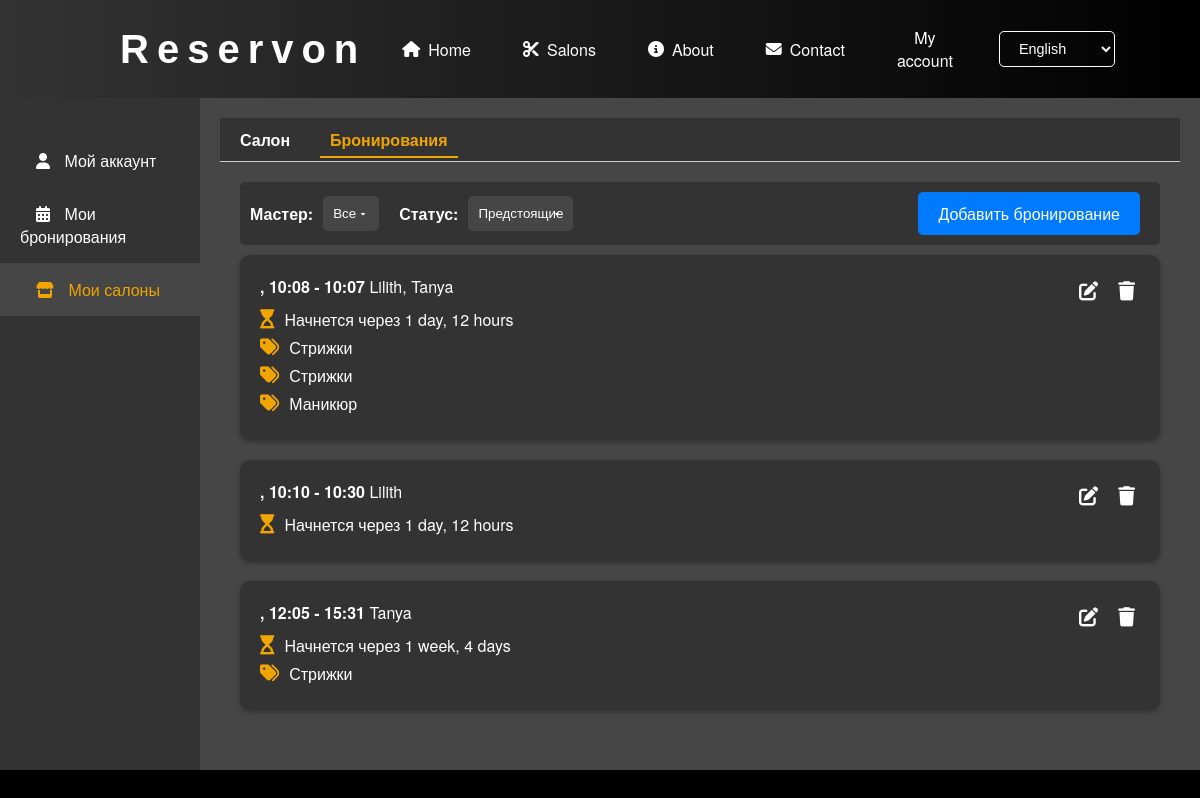
/account/bookings/ (signed in), run on an earlier commit of the app's database.
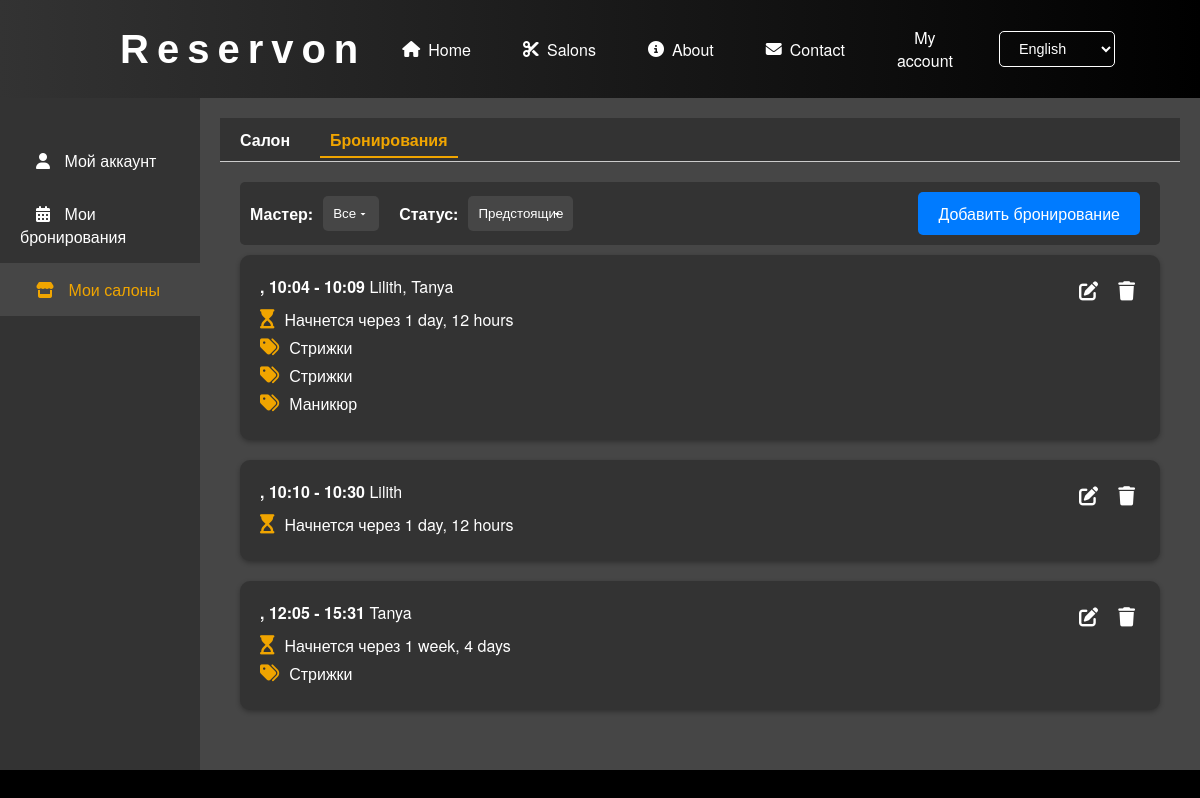
And on a later commit of the database.
### salons/models.py (models this page shows, shortened)
class Appointment(models.Model):
    salon = models.ForeignKey(Salon, on_delete=models.CASCADE)
    user = models.ForeignKey(User, on_delete=models.CASCADE, null=True, blank=True)
    start_datetime = models.DateTimeField()
    end_datetime = models.DateTimeField(null=True, blank=True)
    barbers = models.ManyToManyField(
        Barber,
        through='AppointmentBarberService',
        related_name='appointments'
    )

class AppointmentBarberService(models.Model):
    appointment = models.ForeignKey(Appointment, on_delete=models.CASCADE, related_name='barber_services')
    barber = models.ForeignKey(Barber, on_delete=models.SET_NULL, null=True, blank=True, related_name='appointmentbarberservice')
    services = models.ManyToManyField(Service)
    start_datetime = models.DateTimeField()
    end_datetime = models.DateTimeField()

class Barber(models.Model):
    salon = models.ForeignKey(Salon, on_delete=models.CASCADE, related_name='barbers')
    user = models.OneToOneField(User, on_delete=models.SET_NULL, null=True, blank=True)
    name = models.CharField(max_length=100)
    availability = models.JSONField("Barber's Working Hours", default=dict)
    avatar = models.ImageField(upload_to='salons/barbers', blank=True, null=True)
    description = models.TextField(blank=True, null=True)
    categories = models.ManyToManyField(ServiceCategory, related_name='barbers')  # Add this line

class Service(models.Model):
    STATUS_CHOICES = [
        ('active', 'Active'),
        ('suspend', 'Suspend'),
    ]
    name = models.CharField(max_length=100)
    image = models.ImageField(upload_to='salons/services', blank=True, null=True)
    price = models.DecimalField(max_digits=8, decimal_places=2)
    duration = models.DurationField()
    salon = models.ForeignKey(Salon, on_delete=models.CASCADE, related_name='services')
    category = models.ForeignKey(ServiceCategory, on_delete=models.SET_NULL, null=True, blank=True, related_name='services')
    status = models.CharField(
        max_length=10,
        choices=STATUS_CHOICES,
        default='active',
        verbose_name="Status"
    )

class ServiceCategory(models.Model):
    name = models.CharField(max_length=100, unique=True)  # Название категории
    default_duration = models.IntegerField('Default duration (minutes)', default=15)

### account/views.py (the view)
# urls.py: path('bookings/', views.manage_bookings, name='manage_bookings'),
@login_required
def manage_bookings(request):
    user = request.user
    salons = user.administered_salons.all()
    if not salons.exists():
        return render(request, 'account/no_salons.html')
    salon_id = request.GET.get('salon_id')
    if salon_id:
        selected_salon = get_object_or_404(Salon, id=salon_id, admins=user)
    else:
        selected_salon = salons.first()
    appointments = Appointment.objects.filter(salon=selected_salon)
    barber_id = request.GET.get('barber')
    status = request.GET.get('status', 'upcoming')  # По умолчанию 'upcoming'
    if barber_id:
        appointments = appointments.filter(barber_services__barber_id=barber_id)
    if status == 'past':
        appointments = appointments.filter(end_datetime__lt=timezone.now())
    elif status == 'upcoming':
        appointments = appointments.filter(start_datetime__gte=timezone.now())
    appointments = appointments.distinct()
    appointments = appointments.order_by('start_datetime')
    paginator = Paginator(appointments, 10)
    page_number = request.GET.get('page')
    page_obj = paginator.get_page(page_number)
    barbers = Barber.objects.filter(salon=selected_salon)
    context = {
        'appointments': page_obj,
        'barbers': barbers,
        'selected_salon': selected_salon,
        'salons': salons,
        'active_menu': 'bookings',
        'active_sidebar': 'salons',
        'now': timezone.now(),
    }
    return render(request, 'account/manage_bookings.html', context)

### account/templatetags/custom_filters.py (called while the page is built)
@register.filter
def format_date_localized(value):
    if value is None:
        return ''
    tz = timezone.get_current_timezone()
    value = timezone.localtime(value, tz)
    current_language = get_language() or 'en'
    locale_code = LANGUAGE_LOCALE_MAP.get(current_language, 'en')
    return format_datetime(value, "d MMMM", locale=locale_code)

### account/templates/account/manage_bookings.html (shortened to what this page needs)
{% extends "account/account_base.html" %}
{% load custom_filters %}
{% block page_content %}
<div class="bookings-container">
    <form method="get" class="filter-form">
        <div class="filter-fields">
            <label for="barber">Мастер:</label>
            <select name="barber" id="barber"  onchange="this.form.submit()">
                <option value="">Все</option>
            </select>
            <label for="status">Статус:</label>
            <select name="status" id="status"  onchange="this.form.submit()">
                <option value="upcoming" {% if request.GET.status == 'upcoming' or request.GET.status == None %}selected{% endif %}>Предстоящие</option>
            </select>
        </div>
        <div class="filter-buttons">
            <a href="{% url 'add_booking' %}" class="add-booking-button">Добавить бронирование</a>
        </div>
    </form>
    {% for appointment in appointments %}
        {% if appointment.id %}
    <div class="booking-card"  onclick="window.location.href=`{% url 'edit_booking' appointment.id %}`">
        <div class="booking-info">
           <span class="booking-time">{{ appointment.start_datetime|format_date_localized }}, {{ appointment.start_datetime|time:"H:i" }} - {{ appointment.end_datetime|time:"H:i" }}</span>
           {% for barber_service in appointment.barber_services.all %}
                    {{ barber_service.barber.name }}{% if not forloop.last %}, {% endif %}
                {% endfor %}
            {% with time_diff=appointment.start_datetime|timeuntil:now %}
            {% if appointment.start_datetime > now %}
                <p>
                    <i class="fas fa-hourglass-start"></i>
                    <span class="booking-countdown">Начнется через {{ time_diff }}</span>
                </p>
            {% else %}
                <p>
                    <i class="fas fa-hourglass-end"></i>
                    <span class="booking-countdown">Уже началось</span>
                </p>
            {% endif %}
        {% endwith %}
        {% if appointment.barber_services.exists %}
        {% for barber_service in appointment.barber_services.all %}
            {% if barber_service.services.exists %}
                {% for service in barber_service.services.all %}
                    {% if service.category %}
                        <p>
                            <i class="fas fa-tags"></i>
                            <span class="booking-categories">{{ service.category.name }}</span>
                        </p>
                    {% endif %}
                {% endfor %}
            {% endif %}
        {% endfor %}
    {% endif %}
        </div>
        <div class="booking-actions">
            <a href="{% url 'edit_booking' appointment.id %}" class="action-button" title="Редактировать"><i class="fas fa-edit"></i></a>
            <a href="{% url 'delete_booking' appointment.id %}" class="action-button" title="Удалить"><i class="fas fa-trash"></i></a>
        </div>
    </div>
    {% else %}
        <p>Ошибка: бронирование без идентификатора.</p>
    {% endif %}
        {% empty %}
        <p>Бронирований пока нет</p>
    {% endfor %}
</div>
{% endblock %}

### account/templates/account/account_base.html (shortened to what this page needs)
{% extends "base.html" %}
{% load static %}
{% block content %}
<div class="dashboard-container">
    <nav class="sidebar">
        <ul>
            <li class="{% if active_sidebar == 'account' %}active{% endif %}">
                <a href="#"><i class="fas fa-user"></i> Мой аккаунт</a>
            </li>
            <li class="{% if active_sidebar == 'my_bookings' %}active{% endif %}">
                <a href="#"><i class="fas fa-calendar-alt"></i> Мои бронирования</a>
            </li>
            <li class="{% if active_sidebar == 'salons' %}active{% endif %}">
                <a href="{% url 'account_dashboard' %}"><i class="fas fa-store"></i> Мои салоны</a>
            </li>
        </ul>
    </nav>
    <div class="main-content">
        <div class="top-menu">
            <ul>
                <li class="{% if active_menu == 'salon' %}active{% endif %}">
                    <a href="{% url 'account_dashboard' %}">Салон</a>
                </li>
                <li class="{% if active_menu == 'bookings' %}active{% endif %}">
                    <a href="{% url 'manage_bookings' %}">Бронирования</a>
                </li>
            </ul>
        </div>
        <div class="page-content">
            {% block page_content %}{% endblock %}
        </div>
    </div>
</div>
    <link href="https://cdn.jsdelivr.net/npm/select2@4.1.0-rc.0/dist/css/select2.min.css" rel="stylesheet" />
    <link rel="stylesheet" href="https://cdn.jsdelivr.net/npm/flatpickr/dist/flatpickr.min.css">
    <link rel="stylesheet" href="https://cdn.jsdelivr.net/npm/flatpickr/dist/flatpickr.min.css">
{% endblock %}

### main/templates/base.html (shortened to what this page needs)
{% load static %}
<!DOCTYPE html>
<html lang="en">
  <head>
    <link rel="stylesheet" href="{% static 'main/css/main.css' %}">
    <link rel="stylesheet" href="{% static 'main/css/header.css' %}">
    <link rel="stylesheet" href="{% static 'main/css/section.css' %}">
    <link rel="stylesheet" href="{% static 'salons/css/modal.css' %}">
    <link rel="stylesheet" href="{% static 'authentication/css/modal.css' %}">
    <link rel="stylesheet" href="{% static 'authentication/css/modal.css' %}">
    <link rel="stylesheet" href="{% static 'account/css/account.css' %}">
    <link rel="stylesheet" href="{% static 'account/css/manage_bookings.css' %}">
    <link rel="stylesheet" href="{% static 'account/css/dashboard.css' %}">
    <link rel="stylesheet" href="{% static 'account/css/edit_booking.css' %}">
  </head>
  <body>
    <header>
      {% include "main/header.html" %}
    </header>
    <main>
      {% block content %} {% endblock %}
    </main>
  </body>
</html>

### main/templates/main/header.html (shortened to what this page needs)
{% load i18n %}
{% get_current_language as LANGUAGE_CODE %}
{% get_available_languages as LANGUAGES %}
{% get_language_info_list for LANGUAGES as languages %}
<div class="header-container">
  <div class="logo">
    <h1><a href="/">Reservon</a></h1>
  </div>
  <nav class="navigation" id="navigation">
    <ul>
      <li><a href="/"><i class="fa-solid fa-house"></i> {% trans "Home" %}</a></li>
      <li><a href="/salons/"><i class="fas fa-cut"></i> {% trans "Salons" %}</a></li>
      <li><a href="/about/"><i class="fas fa-info-circle"></i> {% trans "About" %}</a></li>
      <li><a href="/contact/"><i class="fas fa-envelope"></i> {% trans "Contact" %}</a></li>
    </ul>
    <div class="auth-buttons">
      {% if user.is_authenticated %}
          <a href="/account/"><span class="user-name">{% trans "My account" %}</span></a>
      {% else %}
        <a href="#" class="btn login-btn" onclick="openAuthModal('login')"><i class="fa-solid fa-user"></i>{% trans "Login" %}</a>
      {% endif %}
      <form action="{% url 'set_language' %}" method="post" class="language-switcher">
        <select name="language" onchange="this.form.submit()">
          {% for language in languages %}
            <option value="{{ language.code }}" {% if language.code == LANGUAGE_CODE %}selected{% endif %}>
              {{ language.name_local }}
            </option>
          {% endfor %}
        </select>
      </form>
    </div>
  </nav>
</div>

### main/static/main/css/main.css (style rules this page uses)
body { background-color: #000; color: #fff; font-family: 'Helvetica Neue', Helvetica, Arial, sans-serif; margin: 0; padding: 0; }
* { box-sizing: border-box; }
header { width: 100%; text-align: center; color: white; transition: .4s; }
h1 { font-family: Moderne Sans, sans-serif; text-align: center; font-size: 2rem; width: 100%; letter-spacing: .5rem; margin-bottom: 20px; }
nav a { text-decoration: none; color: inherit; padding: 1rem; }

### main/static/main/css/header.css (style rules this page uses)
header { background: linear-gradient(90deg, #000, #333); color: #fff; padding: 10px 0; position: sticky; top: 0; z-index: 1000; }
.header-container { width: 100%; padding: 0 10%; box-sizing: border-box; display: flex; justify-content: space-between; align-items: center; }
.logo h1 { margin: 0; font-family: 'Moderne Sans', sans-serif; font-size: 2.5rem; letter-spacing: .5rem; }
.logo a { color: #fff; text-decoration: none; }
.navigation { display: flex; align-items: center; justify-content: space-between; gap: 20px; }
.navigation ul { list-style: none; margin: 0; padding: 0; display: flex; }
.navigation li { margin-left: 20px; }
.navigation a { color: #fff; text-decoration: none; font-size: 1rem; transition: color 0.3s; display: flex; align-items: center; }
.navigation a i { margin-right: 8px; }
.auth-buttons { display: flex; align-items: center; }
.language-switcher { margin-left: 15px; }
.language-switcher select { padding: 8px 15px; border-radius: 5px; background-color: transparent; color: #fff; border: 1px solid #fff; font-size: 0.9rem; cursor: pointer; transition: background 0.3s, color 0.3s; }
.language-switcher option { color: #000; }
.auth-buttons .user-name { color: #fff; margin-right: 15px; font-size: 1rem; }

### salons/static/salons/css/modal.css (style rules this page uses)
:root { --primary-color: #f0a500; --secondary-color: #e0e0e0; --text-color: #333333; --background-color: #f5f5f5; --overlay-color: rgba(0, 0, 0, 0.6); }

### authentication/static/authentication/css/modal.css (style rules this page uses)
:root { --modal-background: #333333; --modal-text-color: #fff; --modal-overlay-color: rgba(0, 0, 0, 0.5); --button-background: #f0a500; --button-hover-background: #e67e22; --input-background: #f9f9f9; --input-border-color: #cccccc; --input-focus-border-color: #f0a500; --error-color: #FF4B4B; --close-button-color: #888888; --close-button-hover-color: #333333; }

### account/static/account/css/account.css (style rules this page uses)
.top-menu { background-color: rgb(51, 51, 51); padding: 10px; border-bottom: 1px solid #ccc; }
.top-menu ul { list-style-type: none; display: flex; margin: 0; padding: 0; }
.top-menu ul li { margin-right: 20px; }
.top-menu ul li a { color: white; text-decoration: none; font-weight: bold; }
.top-menu ul li.active a, .top-menu ul li a:hover { color: rgb(240, 165, 0); }
.top-menu ul li a { padding: 5px 10px; }
.top-menu ul li.active a { color: rgb(240, 165, 0); border-bottom: 2px solid rgb(240, 165, 0); }
.sidebar { flex: 0 0 200px; width: 200px; background-color: rgb(51, 51, 51); color: white; padding-top: 20px; }
.sidebar ul { list-style-type: none; padding-left: 0; }
.sidebar ul li { padding: 15px 20px; }
.sidebar ul li a { color: white; text-decoration: none; }
.sidebar ul li.active, .sidebar ul li:hover { background-color: rgb(70, 70, 70); }
.sidebar ul li.active a, .sidebar ul li:hover a { color: rgb(240, 165, 0); }
.sidebar ul li a i { margin-right: 10px; }
.main-content { flex-grow: 1; background-color: rgb(70, 70, 70); padding: 20px; }

### account/static/account/css/dashboard.css (style rules this page uses)
.dashboard-container { display: flex; flex-wrap: nowrap; min-height: 80vh; }

### account/static/account/css/edit_booking.css (style rules this page uses)
:root { --primary-color: #009bff; --primary-hover: #006bb3; --secondary-color: #f0a500; --secondary-hover: #dc9100; --danger-color: #c80000; --danger-hover: #aa0000; --background-color: #333333; --background-hover: #3c3c3c; --card-background: #333333; --card-hover-background: #3c3c3c; --text-color: #ffffff; --text-muted: #cccccc; --border-color: #c8c8c8; --shadow-color: rgba(0, 0, 0, 0.3); --shadow-hover-color: rgba(0, 0, 0, 0.5); --input-background: #464646; --input-border: #c8c8c8; }
.booking-time { font-size: 1.2em; font-weight: bold; color: var(--secondary-color); }

What changed in the data, as far as the page shows it:
removed Appointment: start_datetime "10:08", end_datetime "10:07", appointment "1 day, 12 hours", AppointmentBarberService (barber.name "Lilith"), AppointmentBarberService (barber.name "Tanya"), Service (category.name "Стрижки"), Service (category.name "Стрижки"), Service (category.name "Маникюр")
added Appointment: start_datetime "10:04", end_datetime "10:09", appointment "1 day, 12 hours", AppointmentBarberService (barber.name "Lilith"), AppointmentBarberService (barber.name "Tanya"), Service (category.name "Стрижки"), Service (category.name "Стрижки"), Service (category.name "Маникюр")
